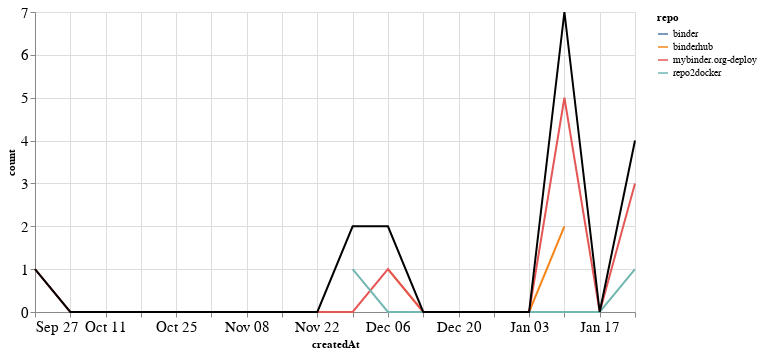

Notebook code for this chart:
### Markdown cell above
### PRs

### Code cell
prs_time = prs.groupby('repo').resample('W', on='createdAt').count()['author'].reset_index()
prs_time = prs_time.rename(columns={'author': 'count'})
prs_time_total = prs_time.groupby('createdAt').agg({"count": "sum"}).reset_index()

ch1 = alt.Chart(prs_time, width=600).mark_line().encode(
    x='createdAt',
    y='count',
    color='repo',
    tooltip="repo"
)

ch2 = alt.Chart(prs_time_total, width=600).mark_line(color="black").encode(
    x='createdAt',
    y='count',
)

ch1 + ch2

### Figure 1 — Vega-Lite specification as saved in the notebook (floating-point values rounded to 4 significant figures)
{"config": {"axisLeft": {"labelFontSize": 15}, "axisBottom": {"labelFontSize": 15}}, "layer": [{"data": {"name": "data-8d04038e7a19f2bdd101541b603748d9"}, "mark": "line", "encoding": {"color": {"type": "nominal", "field": "repo"}, "tooltip": {"type": "nominal", "field": "repo"}, "x": {"type": "temporal", "field": "createdAt"}, "y": {"type": "quantitative", "field": "count"}}, "width": 600}, {"data": {"name": "data-6eaaa87be0e66acca92444daf3c6e401"}, "mark": {"type": "line", "color": "black"}, "encoding": {"x": {"type": "temporal", "field": "createdAt"}, "y": {"type": "quantitative", "field": "count"}}, "width": 600}], "$schema": "https://vega.github.io/schema/vega-lite/v4.8.1.json", "datasets": {"data-8d04038e7a19f2bdd101541b603748d9": [{"repo": "binder", "createdAt": "2020-11-29T00:00:00", "count": 1}, {"repo": "binderhub", "createdAt": "2020-12-06T00:00:00", "count": 1}, {"repo": "binderhub", "createdAt": "2020-12-13T00:00:00", "count": 0}, {"repo": "binderhub", "createdAt": "2020-12-20T00:00:00", "count": 0}, {"repo": "binderhub", "createdAt": "2020-12-27T00:00:00", "count": 0}, {"repo": "binderhub", "createdAt": "2021-01-03T00:00:00", "count": 0}, {"repo": "binderhub", "createdAt": "2021-01-10T00:00:00", "count": 2}, {"repo": "mybinder.org-deploy", "createdAt": "2020-09-27T00:00:00", "count": 1}, {"repo": "mybinder.org-deploy", "createdAt": "2020-10-04T00:00:00", "count": 0}, {"repo": "mybinder.org-deploy", "createdAt": "2020-10-11T00:00:00", "count": 0}, {"repo": "mybinder.org-deploy", "createdAt": "2020-10-18T00:00:00", "count": 0}, {"repo": "mybinder.org-deploy", "createdAt": "2020-10-25T00:00:00", "count": 0}, {"repo": "mybinder.org-deploy", "createdAt": "2020-11-01T00:00:00", "count": 0}, {"repo": "mybinder.org-deploy", "createdAt": "2020-11-08T00:00:00", "count": 0}, {"repo": "mybinder.org-deploy", "createdAt": "2020-11-15T00:00:00", "count": 0}, {"repo": "mybinder.org-deploy", "createdAt": "2020-11-22T00:00:00", "count": 0}, {"repo": "mybinder.org-deploy", "createdAt": "2020-11-29T00:00:00", "count": 0}, {"repo": "mybinder.org-deploy", "createdAt": "2020-12-06T00:00:00", "count": 1}, {"repo": "mybinder.org-deploy", "createdAt": "2020-12-13T00:00:00", "count": 0}, {"repo": "mybinder.org-deploy", "createdAt": "2020-12-20T00:00:00", "count": 0}, {"repo": "mybinder.org-deploy", "createdAt": "2020-12-27T00:00:00", "count": 0}, {"repo": "mybinder.org-deploy", "createdAt": "2021-01-03T00:00:00", "count": 0}, {"repo": "mybinder.org-deploy", "createdAt": "2021-01-10T00:00:00", "count": 5}, {"repo": "mybinder.org-deploy", "createdAt": "2021-01-17T00:00:00", "count": 0}, {"repo": "mybinder.org-deploy", "createdAt": "2021-01-24T00:00:00", "count": 3}, {"repo": "repo2docker", "createdAt": "2020-11-29T00:00:00", "count": 1}, {"repo": "repo2docker", "createdAt": "2020-12-06T00:00:00", "count": 0}, {"repo": "repo2docker", "createdAt": "2020-12-13T00:00:00", "count": 0}, {"repo": "repo2docker", "createdAt": "2020-12-20T00:00:00", "count": 0}, {"repo": "repo2docker", "createdAt": "2020-12-27T00:00:00", "count": 0}, {"repo": "repo2docker", "createdAt": "2021-01-03T00:00:00", "count": 0}, {"repo": "repo2docker", "createdAt": "2021-01-10T00:00:00", "count": 0}, {"repo": "repo2docker", "createdAt": "2021-01-17T00:00:00", "count": 0}, {"repo": "repo2docker", "createdAt": "2021-01-24T00:00:00", "count": 1}], "data-6eaaa87be0e66acca92444daf3c6e401": [{"createdAt": "2020-09-27T00:00:00", "count": 1}, {"createdAt": "2020-10-04T00:00:00", "count": 0}, {"createdAt": "2020-10-11T00:00:00", "count": 0}, {"createdAt": "2020-10-18T00:00:00", "count": 0}, {"createdAt": "2020-10-25T00:00:00", "count": 0}, {"createdAt": "2020-11-01T00:00:00", "count": 0}, {"createdAt": "2020-11-08T00:00:00", "count": 0}, {"createdAt": "2020-11-15T00:00:00", "count": 0}, {"createdAt": "2020-11-22T00:00:00", "count": 0}, {"createdAt": "2020-11-29T00:00:00", "count": 2}, {"createdAt": "2020-12-06T00:00:00", "count": 2}, {"createdAt": "2020-12-13T00:00:00", "count": 0}, {"createdAt": "2020-12-20T00:00:00", "count": 0}, {"createdAt": "2020-12-27T00:00:00", "count": 0}, {"createdAt": "2021-01-03T00:00:00", "count": 0}, {"createdAt": "2021-01-10T00:00:00", "count": 7}, {"createdAt": "2021-01-17T00:00:00", "count": 0}, {"createdAt": "2021-01-24T00:00:00", "count": 4}]}}
